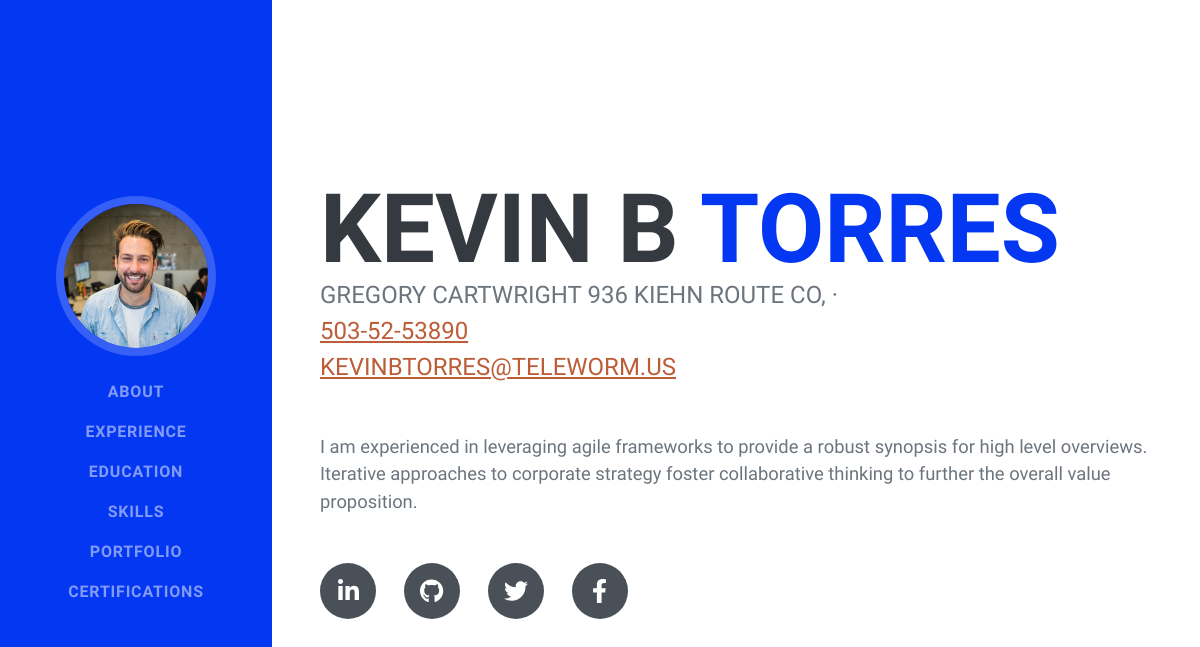
The page / on the database its author committed.
### personal/models.py (models this page shows, shortened)
class Aboutp(models.Model):
    first_name=models.CharField(max_length=100)
    last_name=models.CharField(max_length=100)
    adress=models.CharField(max_length=200)
    phone=models.CharField(max_length=200)
    email=models.EmailField()
    details=models.TextField(max_length=600)

### personal/views.py (the view)
# urls.py: path('', views.about , name='about'),
def about(request):
    abouts=Aboutp.objects.all()
    return render(request ,'about.html' ,{'abouts':abouts })

### templates/about.html (shortened to what this page needs)
{% extends 'main.html' %}
{% load static %}
{% block content %}
<div class="container-fluid p-0">
    {% for about in abouts %}
    <section class="resume-section" id="about">
        <div class="resume-section-content">
            <h1 class="mb-0">
                {{ about.first_name }}
                <span class="text-primary"> {{ about.last_name }}</span>
            </h1>
            <div class="subheading mb-5">
                {{ about.adress }},  ·
                <br>
                <a href="mailto:name@email.com">{{ about.phone }}</a> <br>
                <a href="mailto:name@email.com">{{ about.email }}</a>
            </div>
            <p class="lead mb-5">{{ about.details }}</p>
            <div class="social-icons">
                <a class="social-icon" href="#!"><i class="fab fa-linkedin-in"></i></a>
                <a class="social-icon" href="#!"><i class="fab fa-github"></i></a>
                <a class="social-icon" href="#!"><i class="fab fa-twitter"></i></a>
                <a class="social-icon" href="#!"><i class="fab fa-facebook-f"></i></a>
            </div>
        </div>
    </section>
    {% endfor %}
{% endblock content %}

### rows shown on the page
Aboutp: first_name "KEVIN B", last_name "TORRES", adress "GREGORY CARTWRIGHT 936 KIEHN ROUTE CO", phone "503-52-53890", email "KEVINBTORRES@TELEWORM.US", details "I am experienced in leveraging agile frameworks to provide a robust synopsis for high level overviews. Iterative approaches to corporate strategy foster collaborative thinking to further the overall value proposition."
